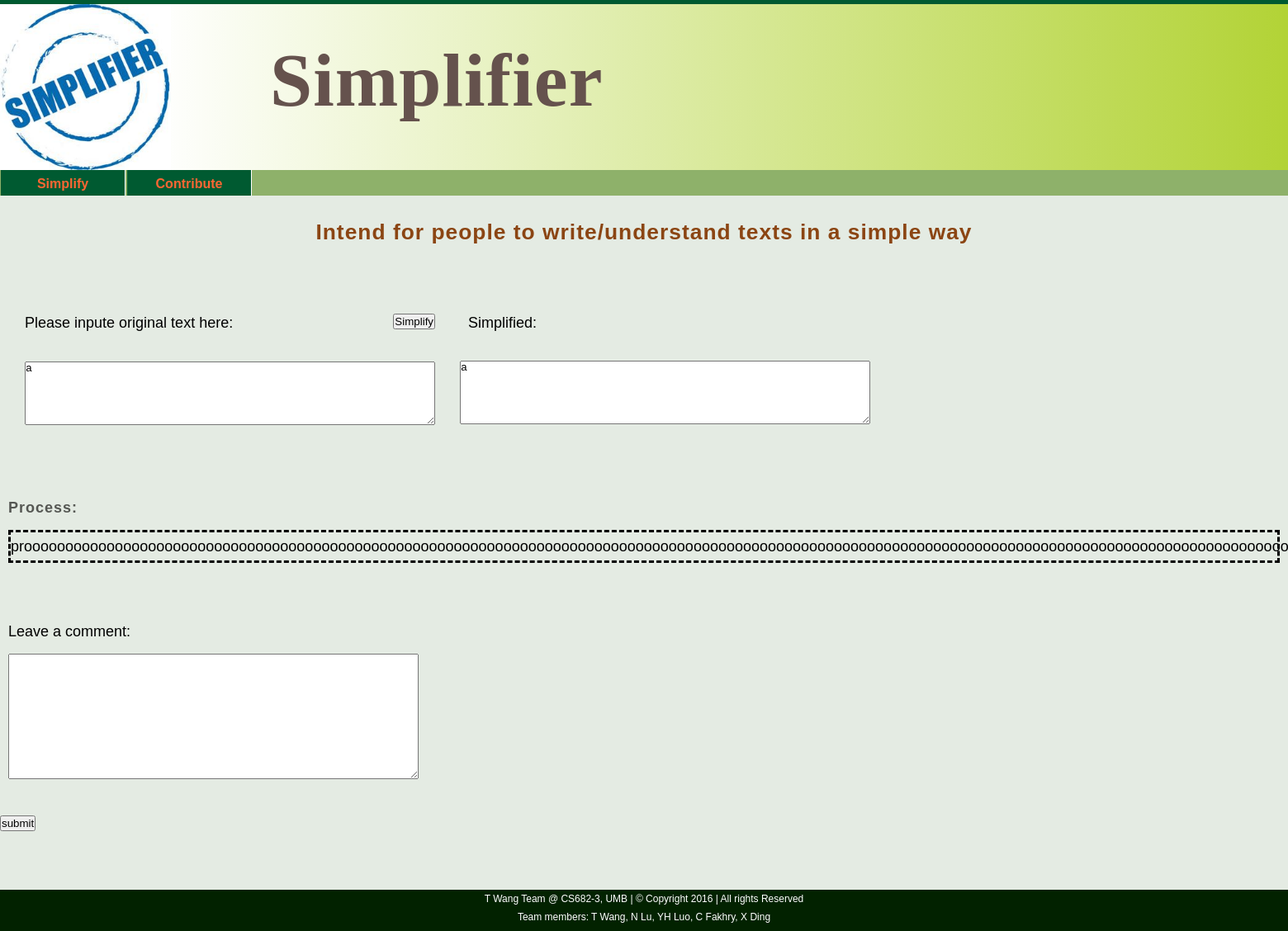
Before: /result/a/ with the older database file.
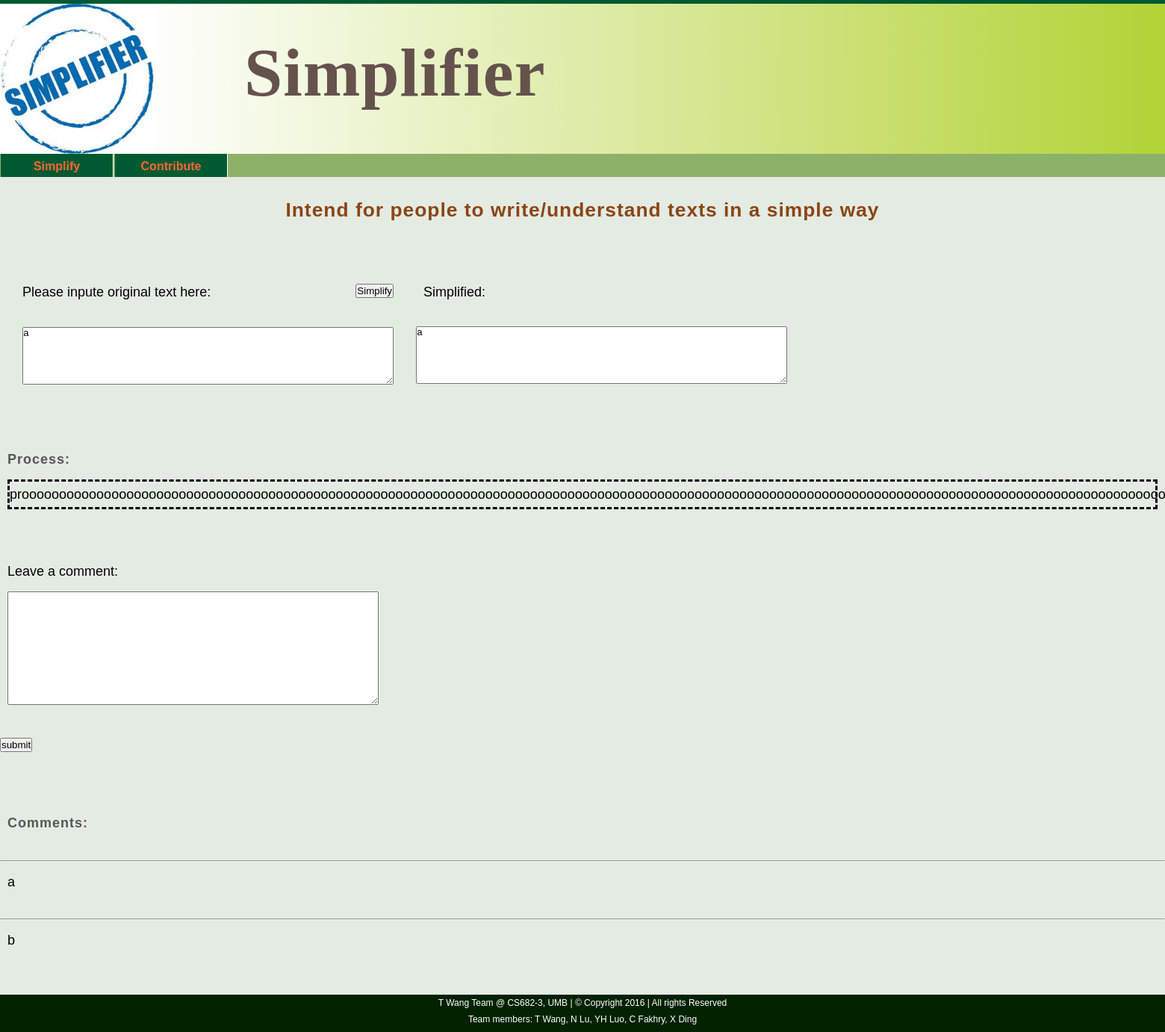
After: the same page with the newer database file.
### translate/models.py (models this page shows, shortened)
class Comment(models.Model):
    history = models.ForeignKey(Simplify, on_delete=models.CASCADE)
    comment = models.TextField()

### translate/views.py (the view, shortened to what this page needs)
# urls.py: url(r'^result/(?P<hard_text>[\w\W]*)/$', views.result, name='result'),
def result(request, hard_text):
    form = TestForm(initial={'original_text': hard_text})
    formc = CommentForm()
    simple = hard_text###
    process = "prooooooooooooooooooooooooooooooooooooooooooooooooooooooooooooooooooooooooooooooooooooooooooooooooooooooooooooooooooooooooooooooooooooooooooooooooooooooooooooooooooooooooooooooooooooooooooooooooooooooooooooooooooooooooooooooooooooooooooooooooooooooooooooooooooooooooooooooooooooooooooooooooooooooooooooooooooooooooooooooooooooooooooooooooooooooooooooooooooooooooooooooooooooooooooooooooooooooooooooooooooooooooooooooooooooooooooooooooooooooooooooooooooooooooooooooooooooooooooooooooooooooooooooooooooooooooooooooooooooooooooooooooooooooooooooooooooooooooooooooooooooooooooooooooooooooooooooooooooooooooooooooooooooooooooocess"###
    if 'original_text' in request.GET and request.GET["original_text"]:
        hard_text = request.GET.get("original_text")
        return redirect('result', hard_text)
    else:
        try:
            history = Simplify.objects.get(input=hard_text, output=simple)
        except Simplify.DoesNotExist:
            return render(request, 'result.html', {'simple': simple, 'form' : form, 'formc':formc,'process':process})
        comments = Comment.objects.filter(history=history.id)
        return render(request, 'result.html', {'simple': simple, 'form' : form, 'formc':formc, 'com':comments,'process':process})

### translate/forms.py
class TestForm(forms.Form):
     original_text = forms.CharField(widget=forms.Textarea(attrs={'rows':5, 'cols':60}), label='')

class CommentForm(forms.ModelForm):
    comment = forms.CharField(widget=forms.Textarea(attrs={'rows':10, 'cols':60}), label='')
    class Meta:
        model = Comment
        exclude = ('history',)

### templates/result.html (shortened to what this page needs)
{% extends 'base.html' %}
{% block content %}
<h1 id="h1_title">Intend for people to write/understand texts in a simple way </h1><br/>
<table  >
<form class="search-form" method="GET" name="input text you want to simplify">{% csrf_token %}
    <tr>
        <td><label for="id_original_text"><p>Please inpute original text here:<input type="submit" value="Simplify" style="float: right" ></p></label></td>
        <td><label for="simplified_text"><p>Simplified:</p></label>
        </td>
    </tr>
    <tr>
        <td>{{ form.as_p }}</td>
        <td><textarea rows="5" cols="60" wrap="hard" readonly="yes" name="text after simplified" id="simplified_text">{{ simple }}
        </textarea></td>
    </tr>
</form>
</table>
<h2>Process:</h2>
<p style="border-style:dashed">{{ process }}</p><br/><br/>
<form method="POST" >{% csrf_token %}
    <label for="id_comment"><p>    Leave a comment:</p></label>{{ formc.as_p }}<br />
       <input type="submit" value="submit"  />
</form><br/><br/>
{% if com %}
<h2>Comments:</h2><br/>
{% for comment in com %}<hr/>
<p>{{ comment.comment }}</p><br/>
{% endfor %}
{% endif %}
{% endblock content %}

Changed rows visible on the page:
added Comment: comment "a"
added Comment: comment "b"
Other visible differences:
text now shown: "Comments:"
